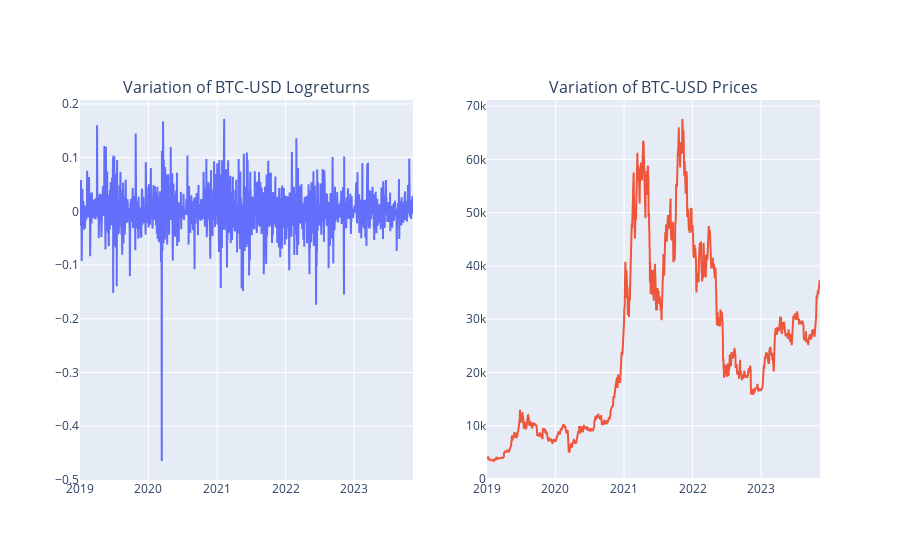

Source (notebook cell):
### Markdown cell above
## **Bitcoin historical data**

### Code cell
def load_crypto_data(name, start) :
  """Get historical data from Yahoo Finance API for a specific cryptocurrency.
     Clean and transform to logreturns. 
  """
  #Get data
  ticker = yf.Ticker(name)
  df = ticker.history(start=start)

  #Keep desired columns 
  df = df[['Close']]
  
  #Compute logreturns
  df['Logrets'] = np.log(df["Close"]).diff()
  df.dropna(subset="Logrets", inplace=True)
  
  #Plot price and logreturns  
  fig = make_subplots(rows=1, cols=2, subplot_titles=(f"Variation of {name} Logreturns", f"Variation of {name} Prices"))
  fig.add_trace(go.Scatter(x = df.index, y = df.Logrets, showlegend=False), row=1, col=1)
  fig.add_trace(go.Scatter(x = df.index, y = df.Close, showlegend=False), row=1, col=2)
  fig.show()

  return df

btc = load_crypto_data("BTC-USD", "2018-12-31")

### Figure 1 — Plotly figure (JSON) as saved in the notebook; plotly's stock layout.template omitted (floating-point values rounded to 4 significant figures; data arrays with more than 128 entries replaced by an {"elided": "..."} marker saying what was removed)
{"data": [{"showlegend": false, "type": "scatter", "x": {"elided": "1777 str values"}, "xaxis": "x", "y": {"elided": "1777 float values"}, "yaxis": "y"}, {"showlegend": false, "type": "scatter", "x": {"elided": "1777 str values"}, "xaxis": "x2", "y": {"elided": "1777 float values"}, "yaxis": "y2"}], "layout": {"annotations": [{"font": {"size": 16}, "showarrow": false, "text": "Variation of BTC-USD Logreturns", "x": 0.225, "xanchor": "center", "xref": "paper", "y": 1, "yanchor": "bottom", "yref": "paper"}, {"font": {"size": 16}, "showarrow": false, "text": "Variation of BTC-USD Prices", "x": 0.775, "xanchor": "center", "xref": "paper", "y": 1, "yanchor": "bottom", "yref": "paper"}], "xaxis": {"anchor": "y", "domain": [0, 0.45]}, "xaxis2": {"anchor": "y2", "domain": [0.55, 1]}, "yaxis": {"anchor": "x", "domain": [0, 1]}, "yaxis2": {"anchor": "x2", "domain": [0, 1]}}}
